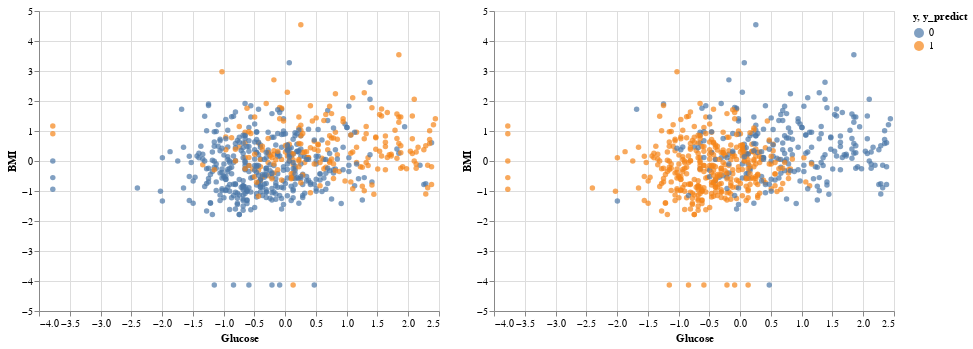

The notebook cell this image was saved under:
### Markdown cell above
We choose Glucose and BMI for x and y axis.

### Code cell
c1 = alt.Chart(X_train_scaled_kmeans).mark_circle().encode(
    x="Glucose",
    y="BMI",
    color="y:N",
    tooltip=["y","Glucose","BMI","Age"]
)

c2 = alt.Chart(X_train_scaled_kmeans).mark_circle().encode(
    x="Glucose",
    y="BMI",
    color="y_predict:N",
    tooltip=["y_predict","Glucose","BMI","Age"]
)

alt.hconcat(c1,c2)

### Figure 1 — Vega-Lite specification as saved in the notebook (floating-point values rounded to 4 significant figures; data arrays with more than 128 entries replaced by an {"elided": "..."} marker saying what was removed)
{"config": {"view": {"continuousWidth": 400, "continuousHeight": 300}}, "hconcat": [{"mark": "circle", "encoding": {"color": {"field": "y", "type": "nominal"}, "tooltip": [{"field": "y", "type": "quantitative"}, {"field": "Glucose", "type": "quantitative"}, {"field": "BMI", "type": "quantitative"}, {"field": "Age", "type": "quantitative"}], "x": {"field": "Glucose", "type": "quantitative"}, "y": {"field": "BMI", "type": "quantitative"}}}, {"mark": "circle", "encoding": {"color": {"field": "y_predict", "type": "nominal"}, "tooltip": [{"field": "y_predict", "type": "quantitative"}, {"field": "Glucose", "type": "quantitative"}, {"field": "BMI", "type": "quantitative"}, {"field": "Age", "type": "quantitative"}], "x": {"field": "Glucose", "type": "quantitative"}, "y": {"field": "BMI", "type": "quantitative"}}}], "data": {"name": "data-984f7fc72970506c2243c173a17a8b2c"}, "$schema": "https://vega.github.io/schema/vega-lite/v4.17.0.json", "datasets": {"data-984f7fc72970506c2243c173a17a8b2c": {"elided": "614 records"}}}
